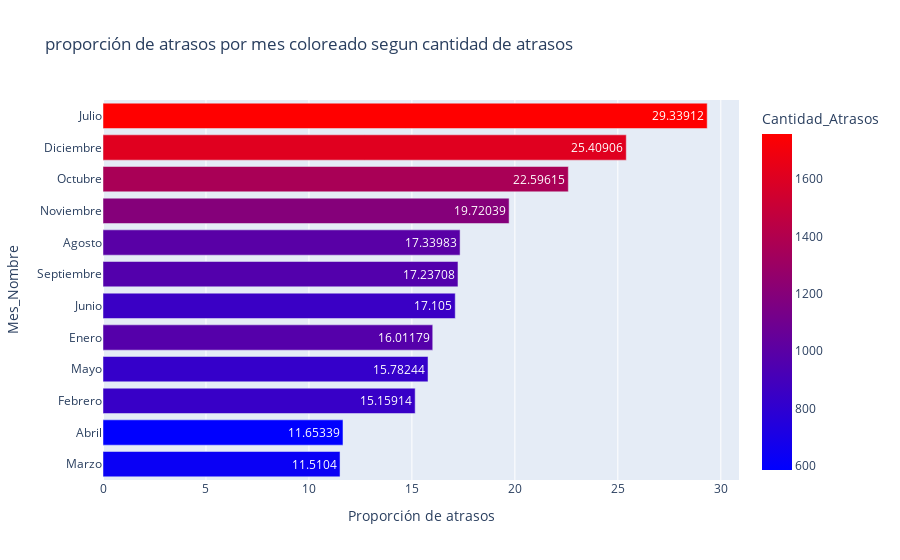

Write notebook code for a chart like this one.
### Markdown cell above
Grafico de proporción de atrasos por mes coloreado por cantidad de atrasos

### Code cell
fig = px.bar(Mes.sort_values('Proporción de atrasos'
                             ,ascending=True)
             , y='Mes_Nombre'
             , x='Proporción de atrasos'
             , color_continuous_scale= 'Bluered'
             , color='Cantidad_Atrasos'
             , title= 'proporción de atrasos por mes coloreado segun cantidad de atrasos'
             ,text_auto= True)
fig.show()

### Figure 1 — Plotly figure (JSON) as saved in the notebook; plotly's stock layout.template omitted (floating-point values rounded to 4 significant figures)
{"data": [{"alignmentgroup": "True", "hovertemplate": "Proporción de atrasos=%{x}<br>Mes_Nombre=%{y}<br>Cantidad_Atrasos=%{marker.color}<extra></extra>", "legendgroup": "", "marker": {"color": [631, 585, 843, 827, 978, 852, 967, 996, 1199, 1363, 1615, 1758], "coloraxis": "coloraxis", "pattern": {"shape": ""}}, "name": "", "offsetgroup": "", "orientation": "h", "showlegend": false, "textposition": "auto", "texttemplate": "%{x}", "type": "bar", "x": [11.51, 11.65, 15.16, 15.78, 16.01, 17.1, 17.24, 17.34, 19.72, 22.6, 25.41, 29.34], "xaxis": "x", "y": ["Marzo", "Abril", "Febrero", "Mayo", "Enero", "Junio", "Septiembre", "Agosto", "Noviembre", "Octubre", "Diciembre", "Julio"], "yaxis": "y"}], "layout": {"barmode": "relative", "coloraxis": {"colorbar": {"title": {"text": "Cantidad_Atrasos"}}, "colorscale": [[0, "rgb(0,0,255)"], [1, "rgb(255,0,0)"]]}, "legend": {"tracegroupgap": 0}, "title": {"text": "proporción de atrasos por mes coloreado segun cantidad de atrasos"}, "xaxis": {"anchor": "y", "domain": [0, 1], "title": {"text": "Proporción de atrasos"}}, "yaxis": {"anchor": "x", "domain": [0, 1], "title": {"text": "Mes_Nombre"}}}}
